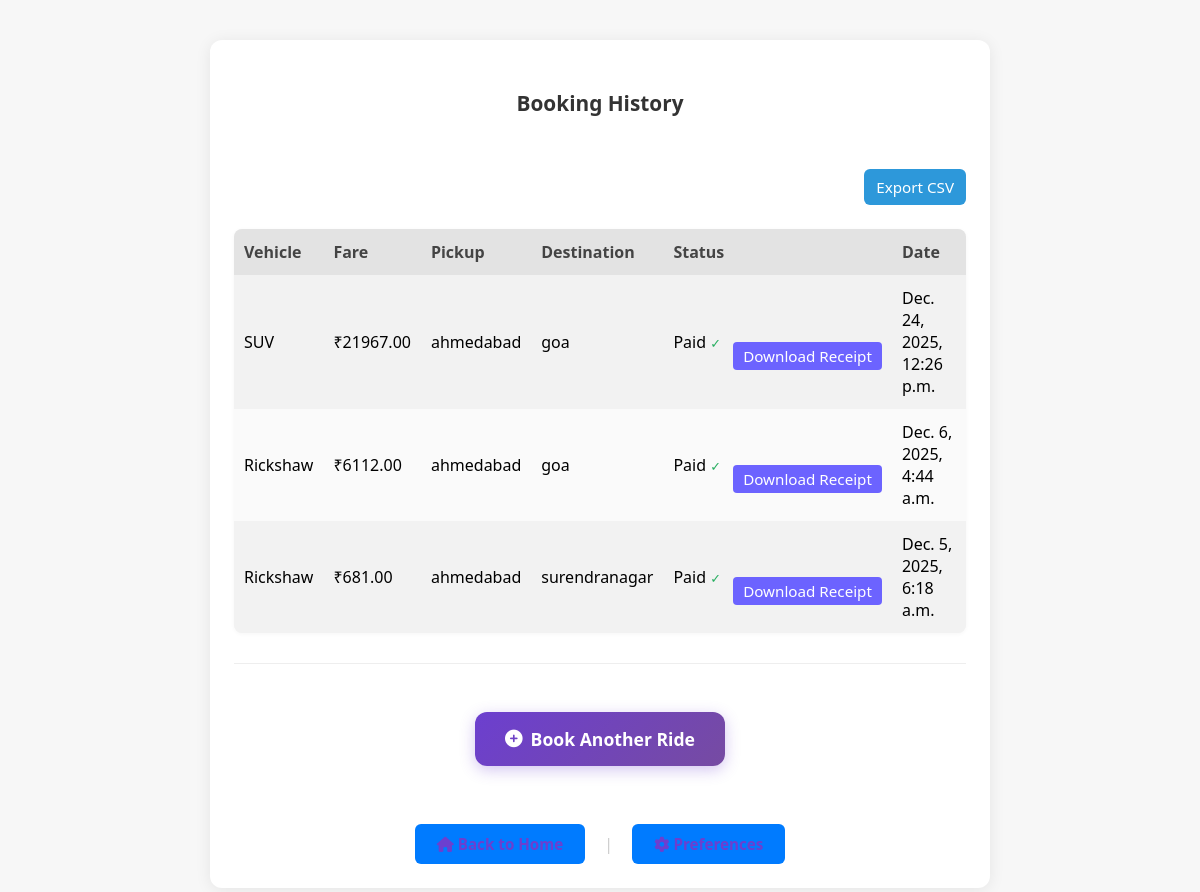
The page /booking_history/ (signed in) on the database its author committed.
### core/models.py (models this page shows, shortened)
class Booking(models.Model):
	user = models.ForeignKey(User, on_delete=models.CASCADE)
	vehicle_type = models.CharField(max_length=20)
	price = models.DecimalField(max_digits=7, decimal_places=2)
	pickup = models.CharField(max_length=100)
	destination = models.CharField(max_length=100)
	status = models.CharField(max_length=20, default='Pending')
	can_cancel = models.BooleanField(default=True)
	driver = models.ForeignKey(Driver, on_delete=models.SET_NULL, null=True, blank=True)
	vehicle_number = models.CharField(max_length=20, blank=True, null=True)
	created_at = models.DateTimeField(auto_now_add=True)

### core/views.py (the view)
# urls.py: path('booking_history/', views.booking_history_view, name='booking_history'),
@login_required
def booking_history_view(request):
    bookings = Booking.objects.filter(user=request.user).order_by('-created_at')
    active_statuses = ['Pending', 'Confirmed', 'Driver Assigned', 'In Progress', 'Completed']
    has_active_trip = Booking.objects.filter(
        user=request.user,
        status__in=active_statuses
    ).exclude(status='Paid').exists()
    return render(request, 'core/booking_history.html', {
        'bookings': bookings,
        'has_active_trip': has_active_trip,
    })

### templates/core/booking_history.html (shortened to what this page needs)
<!DOCTYPE html>
<html>
<head>
    <link rel="stylesheet" href="/static/css/style.css">
    <link href="https://cdnjs.cloudflare.com/ajax/libs/font-awesome/6.0.0/css/all.min.css" rel="stylesheet">
</head>
<body>
    <div class="container">
        <h2>Booking History</h2>
        {% if bookings %}
        <div style="text-align:right;margin-bottom:12px;">
            <a href="{% url 'download_bookings_csv' %}" style="background:#2d98da;color:#fff;padding:8px 12px;border-radius:6px;text-decoration:none;">Export CSV</a>
        </div>
        <table style="width:100%;margin-top:24px;">
            <tr><th>Vehicle</th><th>Fare</th><th>Pickup</th><th>Destination</th><th>Status</th><th>Date</th></tr>
            {% for b in bookings %}
            <tr>
                <td>{{ b.vehicle_type }}</td>
                <td>₹{{ b.price }}</td>
                <td>{{ b.pickup }}</td>
                <td>{{ b.destination }}</td>
                <td style="white-space:nowrap;">
                    <span style="display:inline-block;vertical-align:middle;">
                        {{ b.status }}
                        {% if b.status == 'Paid' %}
                            <span style="color:#27ae60;font-size:0.8em;">✓</span>
                        {% endif %}
                    </span>
                    {% if b.status == 'Paid' %}
                        <a href="{% url 'download_receipt' b.id %}" style="background:#6c63ff;color:#fff;border:none;border-radius:4px;padding:4px 10px;cursor:pointer;font-size:0.95em;vertical-align:middle;text-decoration:none;margin-left:8px;">Download Receipt</a>
                    {% endif %}
                </td>
                <td>{{ b.created_at }}</td>
            </tr>
            {% endfor %}
        </table>
        {% endif %}
        {% if not has_active_trip %}
        <div style="text-align: center; margin-top: 30px; padding-top: 20px; border-top: 1px solid #eee;">
            <a href="/" style="background: linear-gradient(135deg, #6c3fcf 0%, #764ba2 100%); color: white; padding: 15px 30px; border-radius: 12px; text-decoration: none; font-weight: 600; font-size: 1.1rem; display: inline-flex; align-items: center; gap: 8px; box-shadow: 0 4px 15px rgba(108, 63, 207, 0.3); transition: transform 0.3s;">
                <i class="fas fa-plus-circle"></i> Book Another Ride
            </a>
        </div>
        {% endif %}
        <div style="text-align: center; margin-top: 30px;">
            <a href="/" style="color: #6c3fcf; text-decoration: none; font-weight: 600;">
                <i class="fas fa-home"></i> Back to Home
            </a>
            <span style="margin: 0 15px; color: #ccc;">|</span>
            <a href="{% url 'user_preferences' %}" style="color: #6c3fcf; text-decoration: none; font-weight: 600;">
                <i class="fas fa-cog"></i> Preferences
            </a>
        </div>
    </div>
</body>
</html>

### static/css/style.css (style rules this page uses)
* { box-sizing: border-box; }
body { -webkit-font-smoothing: antialiased; -moz-osx-font-smoothing: grayscale; text-rendering: optimizeSpeed; }
body { font-family: 'Segoe UI', Arial, sans-serif; background: #f5f6fa; margin: 0; padding: 0; min-height: 100vh; overflow-y: auto; }
.container { max-width: 700px; margin: 40px auto; background: #fff; border-radius: 20px; box-shadow: 0 8px 32px rgba(0,0,0,0.12); padding: 48px 36px; transition: box-shadow 0.2s; min-height: 80vh; overflow-y: auto; }
h2 { color: #0984e3; text-align: left; font-size: 1.3em; font-weight: 700; margin-bottom: 10px; }
a { color: #636e72; text-decoration: none; font-size: 0.95em; margin-top: 8px; display: inline-block; }

### templates/core/booking_history.html (style rules this page uses)
body { background: #f7f7f7; font-family: 'Segoe UI', Arial, sans-serif; margin: 0; padding: 0; }
.container { max-width: 780px; margin: 40px auto; background: #fff; border-radius: 12px; box-shadow: 0 2px 16px rgba(0,0,0,0.08); padding: 32px 24px 24px 24px; }
h2 { text-align: center; color: #333; margin-bottom: 24px; }
table { border-collapse: collapse; width: 100%; background: #fafafa; border-radius: 8px; overflow: hidden; box-shadow: 0 1px 4px rgba(0,0,0,0.04); }
th, td { padding: 12px 10px; text-align: left; }
th { background: #e3e3e3; color: #444; font-weight: 600; }
tr:nth-child(even) { background: #f2f2f2; }
a { display: inline-block; margin-top: 28px; padding: 10px 22px; background: #007bff; color: #fff; border-radius: 6px; text-decoration: none; font-weight: 500; transition: background 0.2s; }

### rows shown on the page
Booking: vehicle_type "SUV", price "21967.00", pickup "ahmedabad", destination "goa", status "Paid", shows "Download Receipt", created_at "Dec. 24, 2025, 12:26 p.m."
Booking: vehicle_type "Rickshaw", price "6112.00", pickup "ahmedabad", destination "goa", status "Paid", shows "Download Receipt", created_at "Dec. 6, 2025, 4:44 a.m."
Booking: vehicle_type "Rickshaw", price "681.00", pickup "ahmedabad", destination "surendranagar", status "Paid", shows "Download Receipt", created_at "Dec. 5, 2025, 6:18 a.m."
